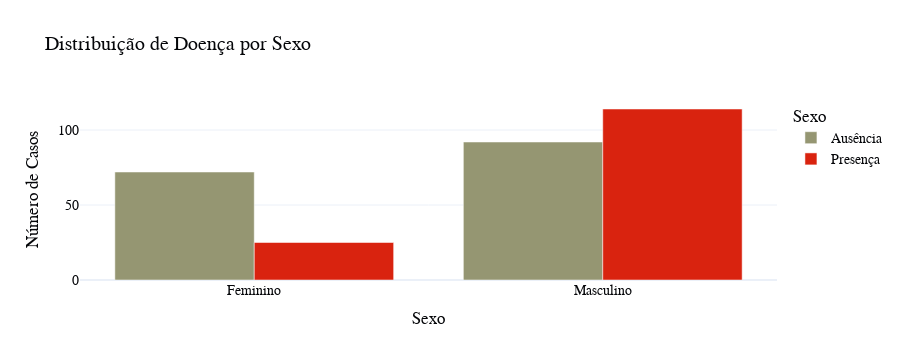

This figure's notebook cell:
### Markdown cell above
## Sex

### Code cell
sex_groupby = df.groupby(['sex_labels', 'target_labels']).size().reset_index(name='count')

# Gráfico de Barras

sex_bar = px.bar(
    sex_groupby,
    x = 'sex_labels',
    y = 'count',
    color='target_labels',
    color_discrete_map = {'Presença': color_pal[3], 'Ausência': color_pal[2]},
    barmode='group',
    labels={'sex_labels': 'Sexo', 'target_labels': 'Presença de Doença'},
    title = 'Distribuição de Doença por Sexo'
)

# Layout

sex_bar.update_layout(

    font=dict(family ='Fira Code, sans-serif', color = color_pal[0], size=14),
    title_font= dict(size = 20, color = color_pal[0]),
    
    xaxis_title = 'Sexo',
    yaxis_title = 'Número de Casos',
    legend_title = 'Sexo',
    template='plotly_white',
)

sex_bar.show()

### Figure 1 — Plotly figure (JSON) as saved in the notebook; plotly's stock layout.template omitted (floating-point values rounded to 4 significant figures)
{"data": [{"alignmentgroup": "True", "hovertemplate": "Presença de Doença=Ausência<br>Sexo=%{x}<br>count=%{y}<extra></extra>", "legendgroup": "Ausência", "marker": {"color": "#959672", "pattern": {"shape": ""}}, "name": "Ausência", "offsetgroup": "Ausência", "orientation": "v", "showlegend": true, "textposition": "auto", "type": "bar", "x": ["Feminino", "Masculino"], "xaxis": "x", "y": [72, 92], "yaxis": "y"}, {"alignmentgroup": "True", "hovertemplate": "Presença de Doença=Presença<br>Sexo=%{x}<br>count=%{y}<extra></extra>", "legendgroup": "Presença", "marker": {"color": "#D9230F", "pattern": {"shape": ""}}, "name": "Presença", "offsetgroup": "Presença", "orientation": "v", "showlegend": true, "textposition": "auto", "type": "bar", "x": ["Feminino", "Masculino"], "xaxis": "x", "y": [25, 114], "yaxis": "y"}], "layout": {"barmode": "group", "font": {"color": "#050609", "family": "Fira Code, sans-serif", "size": 14}, "height": 360, "legend": {"title": {"text": "Sexo"}, "tracegroupgap": 0}, "title": {"font": {"color": "#050609", "size": 20}, "text": "Distribuição de Doença por Sexo"}, "xaxis": {"anchor": "y", "autorange": true, "domain": [0, 1], "range": [-0.5, 1.5], "title": {"text": "Sexo"}, "type": "category"}, "yaxis": {"anchor": "x", "autorange": true, "domain": [0, 1], "range": [0, 120], "title": {"text": "Número de Casos"}, "type": "linear"}}}
